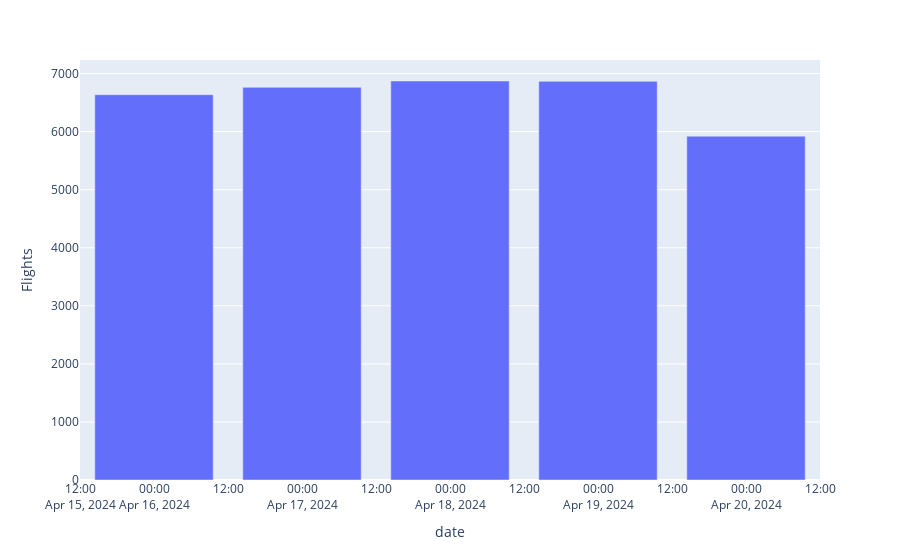

This figure's notebook cell:
### Markdown cell above
### Flights per day

### Code cell
temp_df = query_db("""SELECT COUNT(*) as Flights, flight_date as date FROM flights  GROUP BY flight_date""")

fig = px.bar(temp_df, x="date", y="Flights")
fig.show()

### Figure 1 — Plotly figure (JSON) as saved in the notebook; plotly's stock layout.template omitted (floating-point values rounded to 4 significant figures)
{"data": [{"alignmentgroup": "True", "hovertemplate": "date=%{x}<br>Flights=%{y}<extra></extra>", "legendgroup": "", "marker": {"color": "#636efa", "pattern": {"shape": ""}}, "name": "", "offsetgroup": "", "orientation": "v", "showlegend": false, "textposition": "auto", "type": "bar", "x": ["2024-04-16", "2024-04-17", "2024-04-18", "2024-04-19", "2024-04-20"], "xaxis": "x", "y": [6636, 6763, 6872, 6866, 5922], "yaxis": "y"}], "layout": {"barmode": "relative", "legend": {"tracegroupgap": 0}, "margin": {"t": 60}, "xaxis": {"anchor": "y", "domain": [0, 1], "title": {"text": "date"}}, "yaxis": {"anchor": "x", "domain": [0, 1], "title": {"text": "Flights"}}}}
